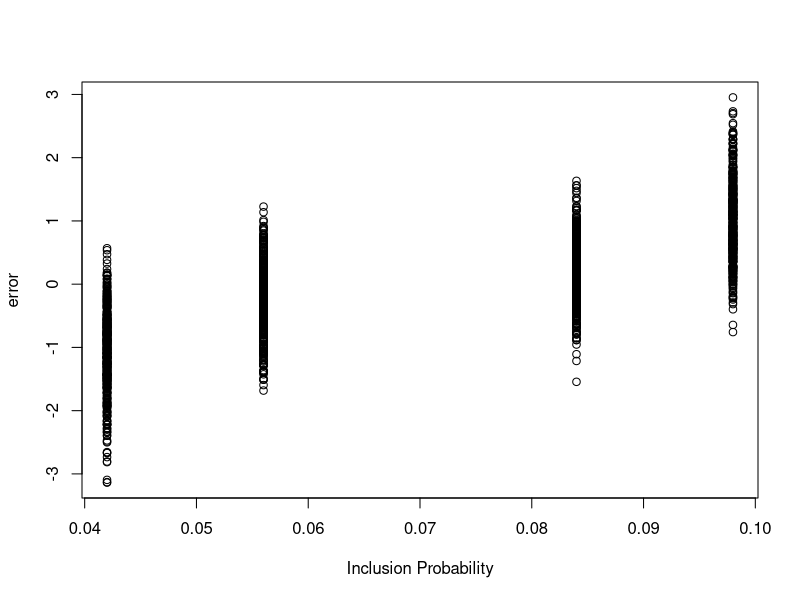

Generate this figure with R:
N = 2000
n = 140
m = n / 2
p = 40
s = 5
wls = T

set.seed(2)

# X = matrix(rnorm(N * p, 2, 1), nr = N, nc = p)
library(xtable)
library(mvtnorm)

ar1_cor <- function(n, rho) {
  exponent <- abs(matrix(1:n - 1, nrow = n, ncol = n, byrow = TRUE) - 
                    (1:n - 1))
  rho^exponent
}

X = rmvnorm(n = N, rep(0, p), ar1_cor(p, 0.2)) + 2
# X = pnorm(X)

# X = matrix(rnorm(N * p, 2, 1), nr = N, nc = p)

# X = X * c(rep(1, N), rep(-1, N))

# X = matrix(rnorm(N * p, 2, 1), nr = N, nc = p)
# X = scale(X, T, T)

beta = c(rep(1, s), rep(0, p - s))
e = rnorm(N, 0, 1)
y = X %*% beta + e 
t_y = sum(y)

# pi1 = e^2 / sum(e^2) * n

# r = 0
SE_res = NULL
RMSE_res = NULL
X = cbind(1, X)
beta = c(0, beta)
# seq_r = seq(from = 0, to = 1, by = 0.1)
seq_r = 0.75  # To be changed
for(r in seq_r){
  print(r)
  if(r == 0){
    z = rnorm(n = N, 0, 1)
  }else{
    z = rnorm(n = N, 0, sqrt((1 - r) / r)) + e
  }
  # z = rnorm(n = N, 0, sqrt(ratio)) + e
  # z = e
  # z = rnorm(n = N, 0, 1)
  z_sorted_idx = order(z)
  len = round(N / 4)
  
  # pi1 = rep(n / N, N)
  # pi1 = rep(n / N, N) + rnorm(N, 0, 0.0025)
  # pi1 = rep(n / N, N) + e * n / N * 0.2
  
  # pi1 = (y - min(y)) / (max(y) - min(y)) / 2 + 0.25
  # pi1 = (e - min(e)) / (max(e) - min(e)) / 2 + 0.10
  # pi1 = pi1 / sum(pi1) * n
  # d1 = 1 / pi1
  
  res = NULL
  res2 = NULL
  res3 = NULL
  SIMNUM = 500
  
  for(simnum in 1:SIMNUM){
    # print(simnum)
    set.seed(simnum)
    
    Index = rep(0, n)
    d1 = rep(0, N)
    n_h = c(15, 20, 30, 35) / 100 * n
    # n_h = c(25, 25, 25, 25) / 100 * n
    cumn_h = cumsum(n_h)
    
    Omega = matrix(0, nr = n, nc = n)
    
    for (i in 1:4){
      Idx_z = (len * (i - 1)+ 1): (len * i)
      Idx = z_sorted_idx[Idx_z]
      d1[Idx] = len / n_h[i]
      from = ifelse(i == 1, 0, cumn_h[i-1])
      Index[(from + 1) : cumn_h[i]] = sample(Idx, size = n_h[i], replace = FALSE)
      # len^2 / n_h[i]^2 - len * (len - 1) / n_h[i] / (n_h[i] - 1) 
      # (1 - n_h[i] / (n_h[i]-1) * (len-1) / len)* len^2 / n_h[i]^2
      Omega_tmp = matrix(len^2 / n_h[i]^2 - len * (len - 1) / n_h[i] / (n_h[i] - 1) , nr = n_h[i], nc = n_h[i])
      diag(Omega_tmp) = (1 - n_h[i] / len)  * len^2 / n_h[i]^2
      
      Omega[(from + 1) : cumn_h[i], (from + 1) : cumn_h[i]] = Omega_tmp
      
    }
    
    if(simnum == 1) plot(1 / d1, e, xlab = "Inclusion Probability", ylab = "error")
    
    # Index = sample(1:N, size = n, replace = FALSE, prob = pi1)
    y_s = y[Index]
    X_s = X[Index, ,drop = F]
    d1_s = d1[Index]
    if(wls){
      lm_obj = lm(y_s ~  0 + X_s, weights = d1_s)
    }else{
      lm_obj = lm(y_s ~  0 + X_s)
    }

    beta_hat = lm_obj$coefficients
    #drop(solve(t(X_s) %*% diag(d1_s) %*% X_s, t(X_s) %*% diag(d1_s) %*% y_s))
    
    # beta_hat = unname(lm(y_s ~  t(apply(X_s, 1, function(k) k 
    # - colSums(X_s * d1_s) / N)), weights = d1_s)$coefficients[-1])
    
    y_HT = sum(y_s * d1_s)
    
    y_diff = drop(colSums(X) %*% beta + sum((y_s - drop(X_s %*% beta)) * d1_s))
    
    y_GREG = drop(colSums(X) %*% beta_hat + sum((y_s - drop(X_s %*% beta_hat)) * d1_s))
    
    library(glmnet)
    if(simnum == 1){
      if(wls){
        cv_model <- cv.glmnet(X_s, y_s, weights = d1_s)
      }else{
        cv_model <- cv.glmnet(X_s, y_s)
      }
    } 
    
    #find optimal lambda value that minimizes test MSE
    best_lambda <- cv_model$lambda.min
    best_lambda
    
    if(wls){
      best_model <- glmnet(X_s, y_s, weights = d1_s, lambda = best_lambda)
    }else{
      best_model <- glmnet(X_s, y_s, lambda = best_lambda)
    }
    beta_hat_Lasso = as.vector(coef(best_model))[-1]
    
    y_Lasso = drop(colSums(X) %*% beta_hat_Lasso + sum((y_s - drop(X_s %*% beta_hat_Lasso)) * d1_s))
    
    # y_model = drop(colSums(X) %*% beta_hat)
    
    y_debiased_vec = NULL
    y_debiased_Lasso_vec = NULL
    e_s_vec = NULL
    e_s_vec_Lasso = NULL
    for(k in 1:20){
      # for(k in 1){
      set.seed(k)
      SubIndex = sample(1:N, size = round(N / 2), replace = FALSE)
      
      Index_sub1 = Index[Index %in% SubIndex]
      Index_sub2 = Index[!(Index %in% SubIndex)]
      # Index_sub1 = Index[sample(1:n, size = m, replace = FALSE)]
      # Index_sub2 = Index[!(Index %in% Index_sub1)]
      
      y_s1 = y[Index_sub1]
      X_s1 = X[Index_sub1, ,drop = F]
      d1_s1 = d1[Index_sub1]
      if(wls){
        lm_obj1 = lm(y_s1 ~  0 +X_s1, weights = d1_s1)
      }else{
        lm_obj1 = lm(y_s1 ~  0 +X_s1)
      }
      beta_hat1 = lm_obj1$coefficients
      
      y_s2 = y[Index_sub2]
      X_s2 = X[Index_sub2, ,drop = F]
      d1_s2 = d1[Index_sub2]
      if(wls){
        lm_obj2 = lm(y_s2 ~ 0 +  X_s2, weights = d1_s2)
      }else{
        lm_obj2 = lm(y_s2 ~ 0 +  X_s2)
      }
      beta_hat2 = lm_obj2$coefficients
      
      # y_debiased = drop(colSums(X) %*% beta_hat + sum((y_s1 - drop(X_s1 %*% beta_hat2)) * d1_s1) 
      # + sum((y_s2 - drop(X_s2 %*% beta_hat1)) * d1_s2))
      
      # y_debiased = drop(colSums(X) %*% (sum(d1_s2) / sum(d1_s) * beta_hat1 + sum(d1_s1) / sum(d1_s) * beta_hat2) + 
      #                     sum((y_s1 - drop(X_s1 %*% beta_hat2)) * d1_s1) + sum((y_s2 - drop(X_s2 %*% beta_hat1)) * d1_s2))
      
      t1_hat = colSums(X[SubIndex, ]) %*% beta_hat2 + sum((y_s1 - drop(X_s1 %*% beta_hat2)) * d1_s1)
      
      y_debiased = drop(colSums(X[SubIndex, ]) %*% beta_hat2 + colSums(X[-SubIndex, ]) %*% beta_hat1 +
                          sum((y_s1 - drop(X_s1 %*% beta_hat2)) * d1_s1) + sum((y_s2 - drop(X_s2 %*% beta_hat1)) * d1_s2))
      
      # y_debiased = drop(colSums(X[SubIndex, ]) %*% beta_hat2 +
      #                     sum((y_s1 - drop(X_s1 %*% beta_hat2)) * d1_s1))*2
      
      
      e_s_tmp = ifelse(Index %in% Index_sub1, y_s - X_s %*% beta_hat2, y_s - X_s %*% beta_hat1)
      e_s_vec = rbind(e_s_vec, e_s_tmp)
      
      if(is.na(y_debiased)) stop()
      
      y_debiased_vec = c(y_debiased_vec, y_debiased)
      
      if(simnum == 1){
        if(wls){
          cv_model <- cv.glmnet(X_s1, y_s1, weights = d1_s1)
        }else{
          cv_model <- cv.glmnet(X_s1, y_s1)
        }
      } 
      
      #find optimal lambda value that minimizes test MSE
      best_lambda1 <- cv_model$lambda.min
      best_lambda1
      
      if(wls){
        best_model1 <- glmnet(X_s1, y_s1, weights = d1_s1, lambda = best_lambda1)
      }else{
        best_model1 <- glmnet(X_s1, y_s1, lambda = best_lambda1)
      }
      beta_hat1 = as.vector(coef(best_model1))[-1]
      
      if(simnum == 1){
        if(wls){
          cv_model <- cv.glmnet(X_s2, y_s2, weights = d1_s2)
        }else{
          cv_model <- cv.glmnet(X_s2, y_s2)
        }
      } 
      
      #find optimal lambda value that minimizes test MSE
      best_lambda2 <- cv_model$lambda.min
      best_lambda2
      
      if(wls){
        best_model2 <- glmnet(X_s2, y_s2, weights = d1_s2, lambda = best_lambda2)
      }else{
        best_model2 <- glmnet(X_s2, y_s2, lambda = best_lambda2)
      }
      beta_hat2 = as.vector(coef(best_model2))[-1]
      
      y_debiased_Lasso = drop(colSums(X[SubIndex, ]) %*% beta_hat2 + colSums(X[-SubIndex, ]) %*% beta_hat1 +
                                sum((y_s1 - drop(X_s1 %*% beta_hat2)) * d1_s1) + sum((y_s2 - drop(X_s2 %*% beta_hat1)) * d1_s2))
      
      e_s_tmp_Lasso = ifelse(Index %in% Index_sub1, y_s - X_s %*% beta_hat2, y_s - X_s %*% beta_hat1)
      e_s_vec_Lasso = rbind(e_s_vec_Lasso, e_s_tmp_Lasso)
      
      y_debiased_Lasso_vec = c(y_debiased_Lasso_vec, y_debiased_Lasso)
    }
    
    e_s_tmp = colMeans(e_s_vec)
    e_s_tmp_Lasso = colMeans(e_s_vec_Lasso)
    
    y_debiased = mean(y_debiased_vec)
    
    y_debiased_Lasso = mean(y_debiased_Lasso_vec)
    
    # y_unbiased = drop(colSums(X) %*% beta_hat1 + sum((y_s1 - drop(X_s1 %*% beta_hat1))) 
    #                   + sum((y_s2 - drop(X_s2 %*% beta_hat1)) * 2))
    
    
    sigma_HT = sqrt(drop(t(y_s)  %*% Omega %*% y_s))
    
    # tmp <- unclass(by(y_s, d1_s, sd))
    # attr(tmp, "call") <- NULL
    # tmp <- tmp[4:1]
    # sqrt(sum(len^2 * (1 - n_h / len) / n_h * tmp^2))
    
    e_s = y_s - X_s %*% beta
    sigma_diff = sqrt(drop(t(e_s)  %*% Omega %*% e_s))
    
    # sum(sapply(1:n, function(k) sapply(1:n, function(l) 
    #   ifelse(k == l, 1 - n / N, 1 - n / (n - 1) * (N - 1) / N) * e_s[k] * e_s[l] * N / n * N / n  ))) / N^2
    
    e_s = y_s - X_s %*% beta_hat
    sigma_GREG = sqrt(drop(t(e_s)  %*% Omega %*% e_s))
    
    e_s = y_s - X_s %*% beta_hat_Lasso
    sigma_Lasso = sqrt(drop(t(e_s)  %*% Omega %*% e_s))
    
    sigma_Debiased = sqrt(drop(t(e_s_tmp)  %*% Omega %*% e_s_tmp))
    # e_s1 = ifelse(Index %in% Index_sub1, y_s - X_s %*% lm_obj2$coefficients, 0)
    # e_s2 = ifelse(Index %in% Index_sub2, y_s - X_s %*% lm_obj1$coefficients, 0)
    # sigma_Debiased = sqrt(drop((t(e_s1)  %*% Omega %*% e_s1 + t(e_s2)  %*% Omega %*% e_s2)))
    
    sigma_Debiased_Lasso = sqrt(drop(t(e_s_tmp_Lasso)  %*% Omega %*% e_s_tmp_Lasso))
    
    y_res = c(HT = y_HT, Diff = y_diff, GREG = y_GREG, Lasso = y_Lasso, 
              SS = y_debiased, SSLasso = y_debiased_Lasso)
    
    res = rbind(res, y_res)
    
    sigma_res = c(HT = sigma_HT, Diff = sigma_diff, GREG = sigma_GREG, Lasso = sigma_Lasso,
                  SS = sigma_Debiased, SSLasso = sigma_Debiased_Lasso)
    
    res2 = rbind(res2, sigma_res)
    
    res3 = rbind(res3, ifelse(abs(y_res - t_y) > 1.96 * sigma_res, 0, 1))
  }
  
  BIAS = colMeans(res - t_y)
  SE = apply(res, 2, function(x) sqrt(var(x) * (length(x)-1)/length(x) ))
  RMSE = apply(res - t_y, 2, function(x) sqrt(mean(x^2)))
  
  # colMeans(res)
  tmpdf21 = cbind(BIAS, SE, RMSE)
  xtable(cbind(BIAS, SE, RMSE), digits = 3, caption = "Summary of point estimation")
  
  BIAS2 = colMeans(res2 - rep(SE, each = nrow(res2)))
  SE2 = apply(res2, 2, function(x) sqrt(var(x) * (length(x)-1)/length(x) ))
  RMSE2 = apply(res2 - rep(SE, each = nrow(res2)), 2, function(x) sqrt(mean(x^2)))
  
  # cbind(BIAS2, REl_BIAS = BIAS2 / SE)
  tmpdf22 = cbind(RB = BIAS2 / SE, CR = colMeans(res3))
  xtable(cbind(RB = BIAS2 / SE, CR = colMeans(res3)), digits = c(0,4,3), caption = "Summary of variance estimation")
  
  SE_res = cbind(SE_res, SE)
  RMSE_res = cbind(RMSE_res, RMSE)
}

# matplot(t(RMSE_res[-c(1,4,6),]), type = "l", col = hcl.colors(3, "Temps"), lty = 1, lwd = 2, xlab = "r", xaxt = "n", ylab = "", main = "solid line = RMSE, dashed line = SE")
# axis(1, at = 1:11, labels = seq_r, cex.axis = 0.7)
# matlines(t(SE_res[-c(1,4,6),]), type = "l", col = hcl.colors(3, "Temps"), lty = 2, lwd = 2)
# legend("bottomleft", rownames(RMSE_res[-c(1,4,6),]), col = hcl.colors(3, "Temps"), lty = 1)
